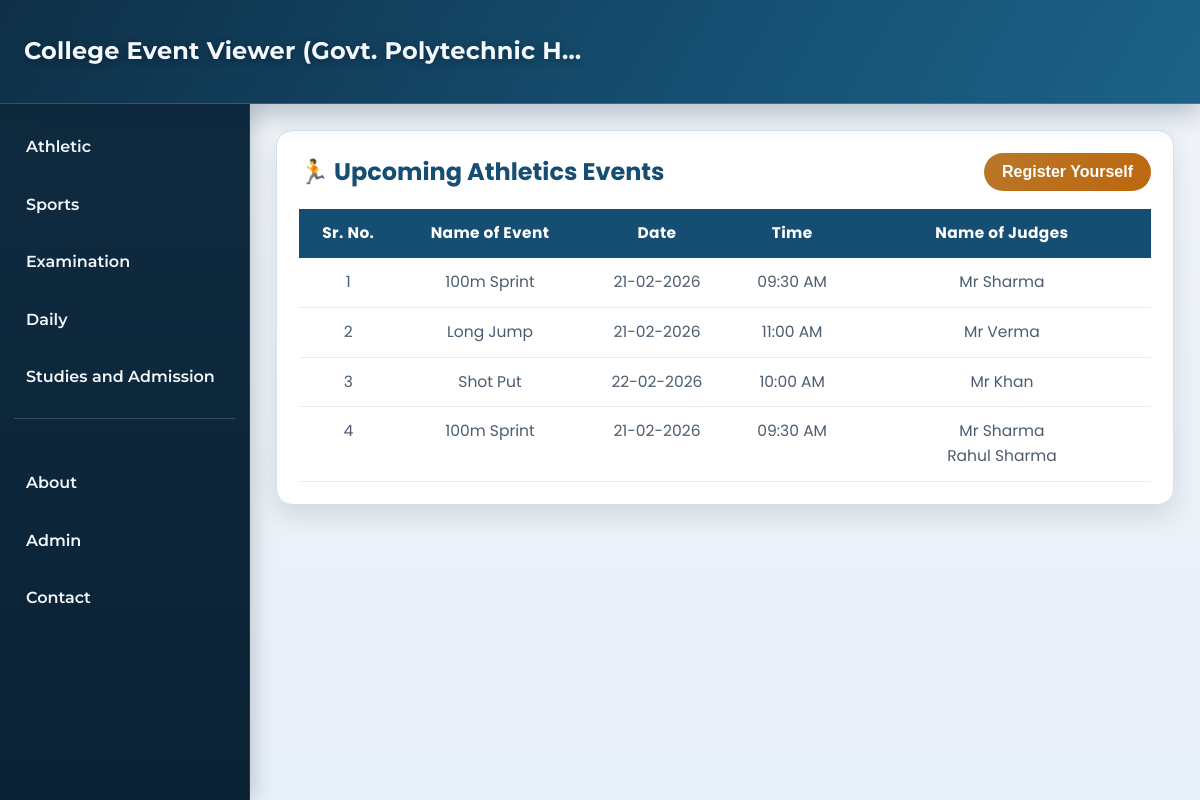
The page /athletic on the database its author committed.
### main.py (models this page shows)
class Athletic(db.Model):
    id = db.Column(db.Integer, primary_key=True)
    eventName = db.Column(db.String(50), nullable=False)
    date = db.Column(db.String(50), nullable=False)
    time = db.Column(db.String(50), nullable=False)
    judges = db.Column(db.String(500), nullable=False)

### main.py (the view)
@app.route("/athletic")
def athletic():
    eventdata = Athletic.query.all()
    for event in eventdata:
        event.formatted_date = datetime.strptime(
            event.date, "%Y-%m-%d"
        ).strftime("%d-%m-%Y")
        event.formatted_time = datetime.strptime(
            event.time, "%H:%M"
        ).strftime("%I:%M %p")
    return render_template('athletic.html' , events=eventdata)

### templates/athletic.html (shortened to what this page needs)
{%extends "clientBase.html"%}
{%block content%}
<main class="content">
    <div class="event-container">
        <div class="event-header">
            <h2>🏃 Upcoming Athletics Events</h2>
            <a href="/event-register?type=athletic">
                <button class="register-btn">Register Yourself</button>
            </a>
        </div>
        <table class="event-table">
            <thead>
                <tr>
                    <th>Sr. No.</th>
                    <th>Name of Event</th>
                    <th>Date</th>
                    <th>Time</th>
                    <th>Name of Judges</th>
                </tr>
            </thead>
            <tbody>
                <tr>
                    {% for event in events %}
                    <td>{{ loop.index }}</td>
                    <td>{{ event.eventName}}</td>
                    <td>{% if previous_date == event.date %}
                        -Do-
                        {% else %}
                        {{ event.formatted_date }}
                        {% endif %}</td>
                    <td>{{ event.formatted_time }}</td>
                    <td>{% for judge in event.judges.split(',') %}
                        {{ judge }}<br>
                        {% endfor %}</td>
                </tr>
                {% endfor %}
            </tbody>
        </table>
    </div>
</main>
{%endblock%}

### static/Style.css (style rules this page uses)
:root { --header-height: 104px; --sidebar-width: 250px; --bg: #edf2f7; --surface: #ffffff; --text: #1b2b3a; --muted: #4b5d6f; --primary: #154d73; --primary-strong: #0f3956; --accent: #b9772a; --danger: #b13b40; --sidebar: #0f2b40; --sidebar-hover: #184664; --border: #d4e0eb; --shadow-soft: 0 10px 25px rgba(13, 41, 62, 0.12); }
* { margin: 0; padding: 0; box-sizing: border-box; }
body { min-height: 100vh; font-size: 16px; font-family: 'Poppins', sans-serif; background: linear-gradient(180deg, #f2f6fb 0%, var(--bg) 45%, #e7eff7 100%); color: var(--text); line-height: 1.6; overflow-x: hidden; }
.content { margin-left: var(--sidebar-width); min-height: 100vh; padding: calc(var(--header-height) + 26px) 26px 24px; }
.event-container { width: 100%; margin: 0; padding: 22px; border-radius: 16px; background: var(--surface); border: 1px solid var(--border); box-shadow: var(--shadow-soft); overflow-x: auto; -webkit-overflow-scrolling: touch; }
.event-container h2 { font-size: clamp(1.3rem, 2vw, 1.7rem); color: var(--primary); }
.event-header { display: flex; flex-wrap: wrap; align-items: center; justify-content: space-between; gap: 16px; margin-bottom: 18px; }
.register-btn { padding: 10px 18px; border: none; border-radius: 999px; background: linear-gradient(135deg, var(--accent), #bd670d); color: #ffffff; font-size: 1rem; font-weight: 600; cursor: pointer; transition: transform 0.2s ease, box-shadow 0.2s ease; }
.event-table { width: 100%; min-width: 660px; border-collapse: collapse; font-size: 1.01rem; }
.event-table thead { background: var(--primary); color: #ffffff; }
.event-table th, .event-table td { padding: 12px; text-align: center; }
.event-table th { letter-spacing: 0.4px; font-size: 0.96rem; }
.event-table tbody tr { border-bottom: 1px solid #e7edf4; transition: background-color 0.2s ease; }
.event-table td { vertical-align: top; color: var(--muted); font-size: 0.97rem; }
.event-table th:nth-child(5), .event-table td:nth-child(5) { width: 35%; }

### rows shown on the page
Athletic: eventName "100m Sprint", formatted_date "21-02-2026", formatted_time "09:30 AM", judges "Mr Sharma"
Athletic: eventName "Long Jump", formatted_date "21-02-2026", formatted_time "11:00 AM", judges "Mr Verma"
Athletic: eventName "Shot Put", formatted_date "22-02-2026", formatted_time "10:00 AM", judges "Mr Khan"
Athletic: eventName "100m Sprint", formatted_date "21-02-2026", formatted_time "09:30 AM", judge "Mr Sharma" "Rahul Sharma"
